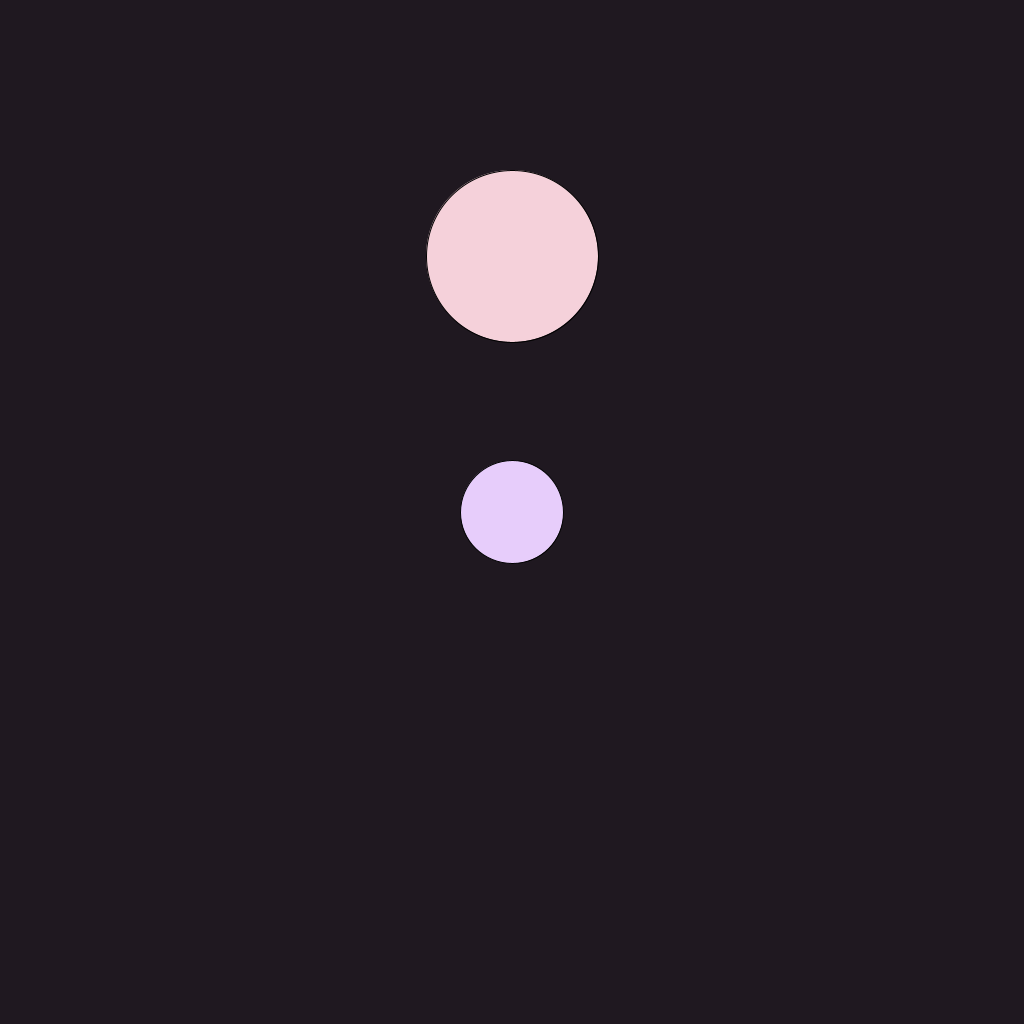
Frame 1 (no input)
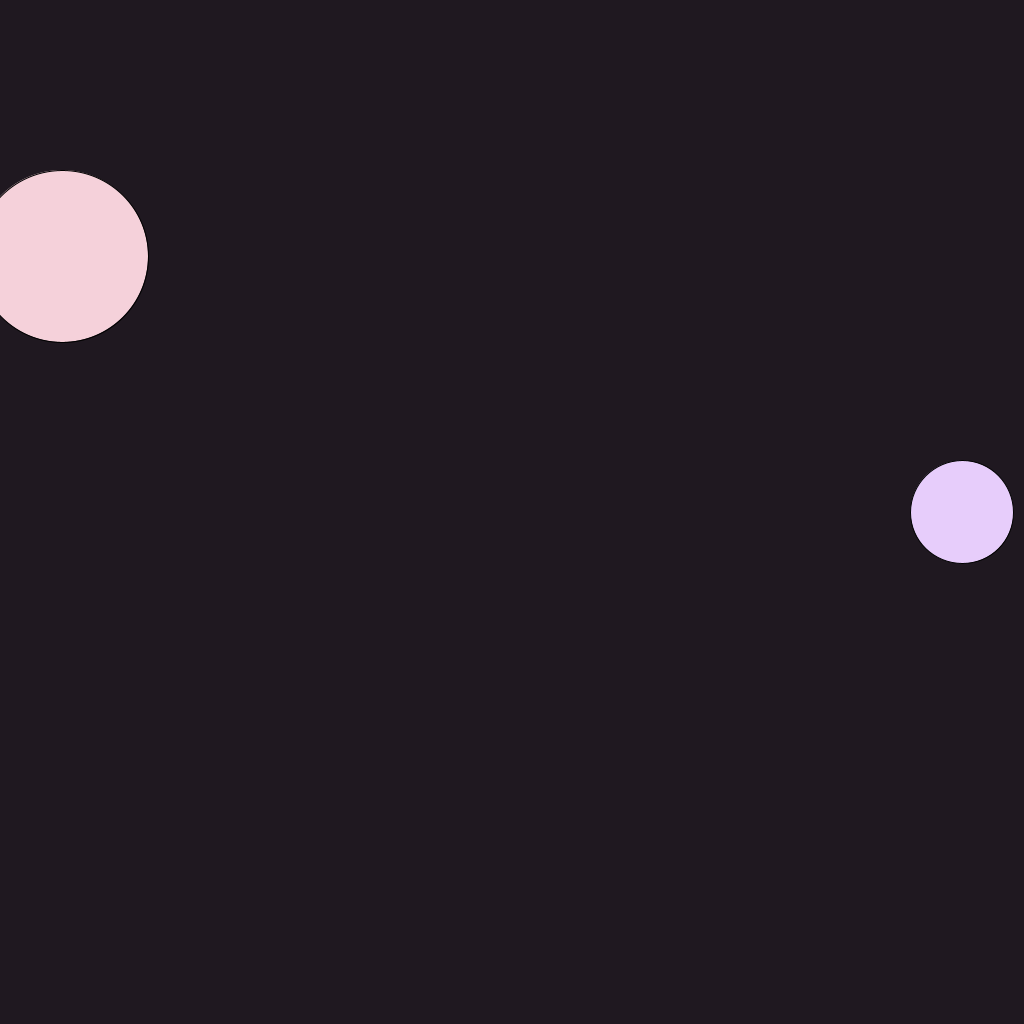
Frame 60 (the mouse pressed at the canvas centre just before this capture)
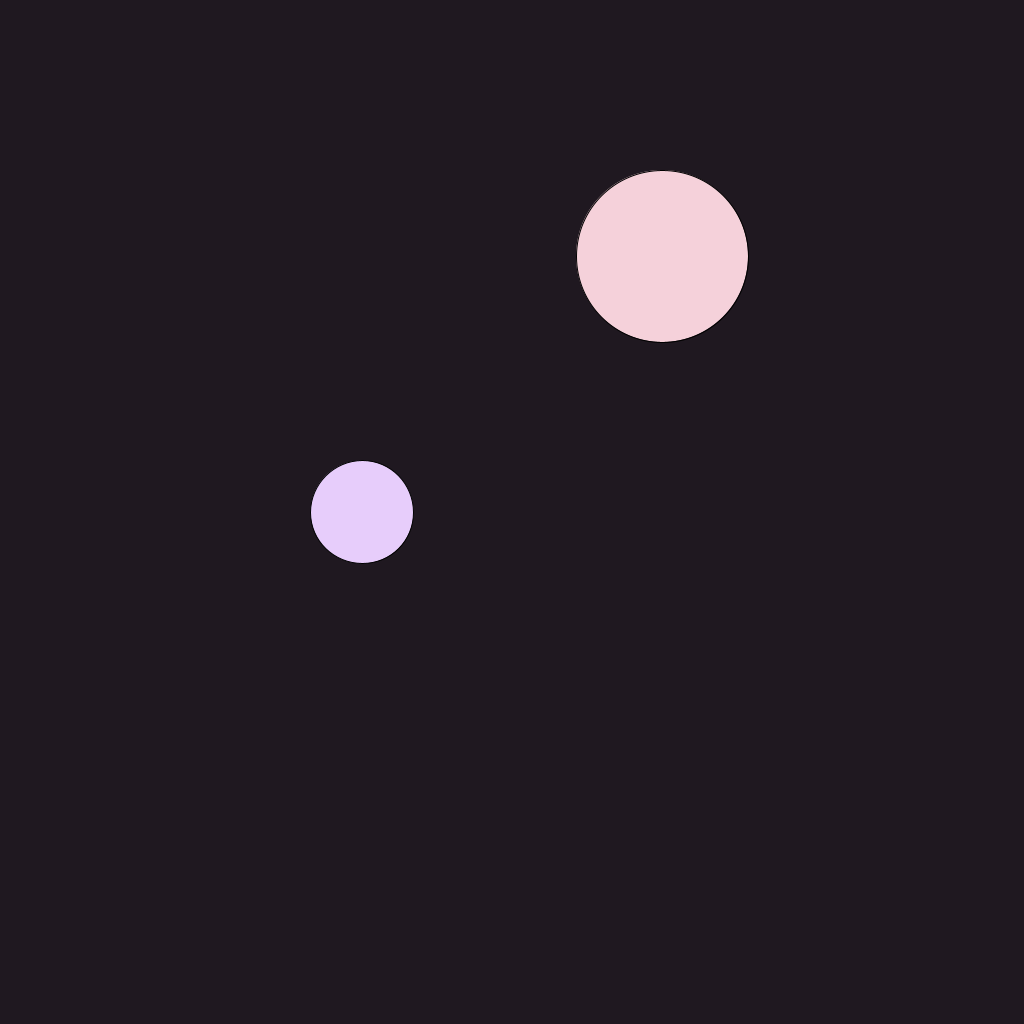
Frame 120 (the mouse held since frame 60 and released just before this capture)

The Processing sketch that drew these frames (run headless with seeded random() and noise(); from frame 60 on, the mouse is pressed at the canvas centre):

// Processing sketch: functions
// ── functions.pde
// starting position
// float xpos ;
// float ypos;
// color c1;
// float diam;
// float speed = 10;

// float[] dirOptions = {1, -1};
// int index = int(random(dirOptions.length));
// float direction = dirOptions[index];

ball ball1;
ball ball2;

void setup() {

     size(1024, 1024);
     
//     xpos = width/2;
//     ypos = height/2;
//     c1 = color(random(188,255), random(188,255), random(188,255)); 

    ball1 = new ball(width/2, height/2, 103, color(random(188,255), random(188,255), random(188,255)));
    ball2 = new ball(width/2, height/4, 172, color(random(188,255), random(188,255), random(188,255)));

}

void draw() {

//     rect(300, 300, width/2, height/2)
//     ball(xloc, yloc, d, colorOfBall)

    background(31, 24, 32);
    ball1.display();
    ball1.update();

    ball2.display();
    ball2.update();

}

// ── ball.pde
class ball{
    float xpos ;
    float ypos;
    float diam;
    color c1;
    float speed = 10;

    float[] dirOptions = {1, -1};
    int index = int(random(dirOptions.length));
    float direction = dirOptions[index];

    ball(float tempXpos, float tempYpos, float tempDiam, color tempC1){
        
        xpos = tempXpos;
        ypos = tempYpos;
        diam = tempDiam;
        c1 = tempC1;

    }

    void display(){
        fill(c1);
        ellipse(xpos, ypos, diam, diam);

    }

    void update(){
        if (xpos > width || xpos < 0){
            direction = direction * -1;
        }

        xpos = xpos + speed * direction;
    }

}
